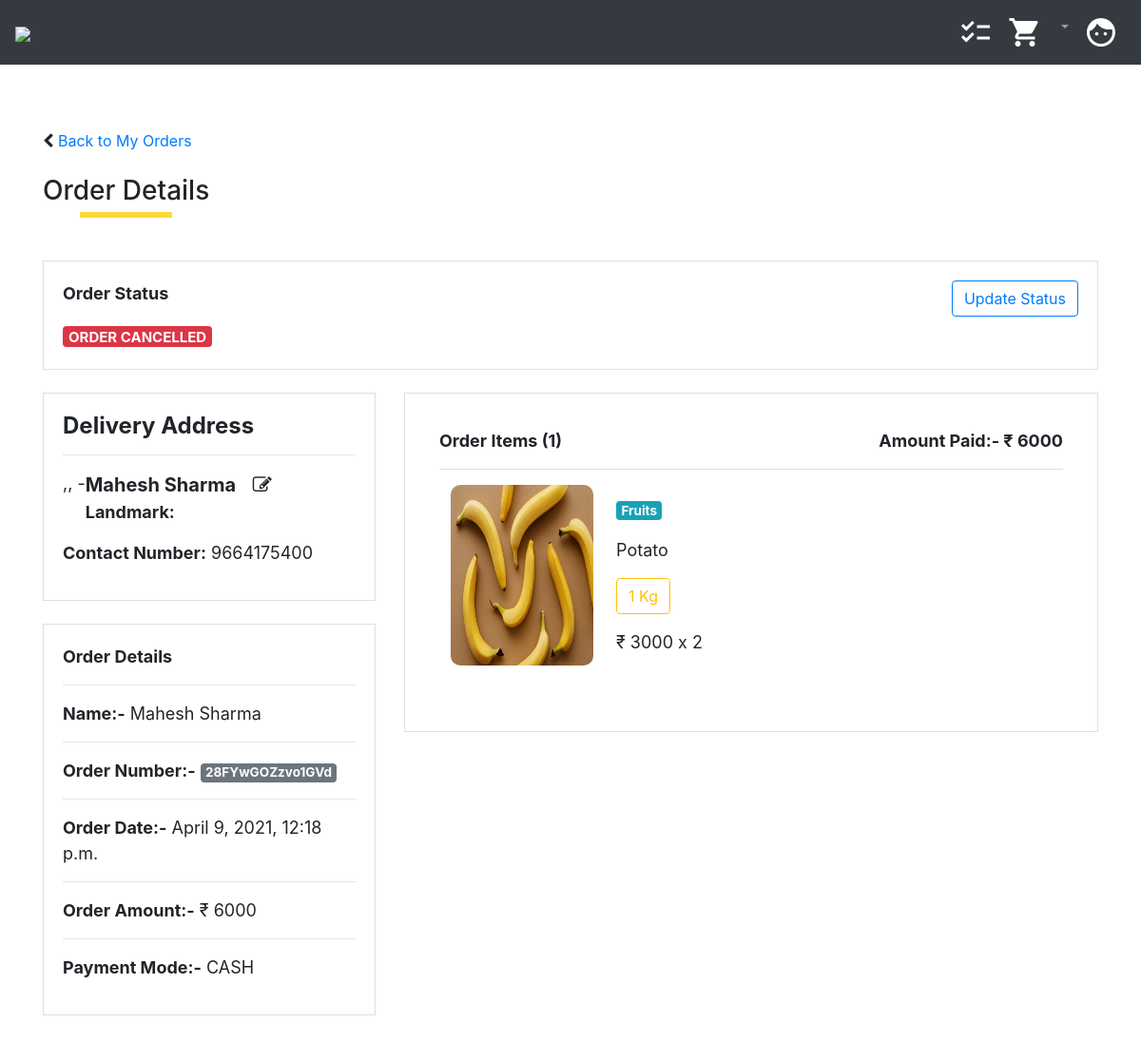
Screenshot of /order_detail/28FYwGOZzvo1GVd/ (signed in) with the database file from the repository.
### home/models.py (models this page shows, shortened)
class Order(models.Model):
    order_code = models.CharField(max_length=15)
    customer = models.ForeignKey(Customer, on_delete=models.CASCADE,null=True)
    address = models.ForeignKey(Address, on_delete=models.CASCADE,null=True)
    payment_type = models.CharField(max_length=20,null=True)
    total_price = models.IntegerField(null=True)
    order_date = models.DateTimeField(auto_now_add=True)
    order_delivered_date = models.DateTimeField(null=True)
    status = models.CharField(max_length=10)
    def getProductCount(self):
        cart_item = CartItem.objects.filter(order_id=self.id)
        if cart_item != None:
            return cart_item.count()
        else:
            return ""

class Customer(models.Model):
    user = models.ForeignKey(User, on_delete=models.CASCADE,null=True)
    phone_no = models.CharField(max_length=50)
    gender = models.CharField(max_length=8)
    date_of_birth = models.CharField(null=True,max_length=15)

class CartItem(models.Model):
    product = models.ForeignKey(Product, on_delete=models.CASCADE,null=True)
    customer = models.ForeignKey(Customer, on_delete=models.CASCADE,null=True)
    quantity = models.IntegerField(default=1)
    total_price = models.IntegerField(default=0)
    order_id = models.IntegerField(default=0)
    ordered = models.BooleanField(default=False)

class Product(models.Model):
    name = models.CharField(max_length=50)
    description = models.CharField(max_length=200, default='' , null=True , blank=True)
    price = models.IntegerField(default=0)
    quantity = models.IntegerField(default=1)
    category = models.ForeignKey(Category, on_delete=models.CASCADE, default=1)
    unit_measure = models.ForeignKey(UnitMeasure, on_delete=models.CASCADE,null=True)
    image = models.ImageField(upload_to='uploads/products/',blank=True)
    is_favourite = models.BooleanField(default=False)

class Category(models.Model):
    name = models.CharField(max_length=50,unique = True)
    description = models.CharField(max_length=200, default='' , null=True , blank=True)

class UnitMeasure(models.Model):
    unit = models.CharField(max_length=50)
    description = models.CharField(max_length=200, default='' , null=True , blank=True)

### home/views.py (the view)
# urls.py: path('order_detail/<str:order_code>/',views.order_detail, name='order_detail'),
def order_detail(request,order_code):
    order = Order.objects.get(order_code=order_code)
    cart_items = CartItem.objects.filter(order_id=order.id)
    customer = Customer.objects.filter(user_id=request.session.get('user_id')).last()
    address = Address.objects.filter(customer_id=request.session.get('customer_id'),is_active=True).last()
    context = {
        "order" : order,
        "cart_items" : cart_items,
        "customer" : customer,
        "address" : address,
    }
    return render(request, 'order_detail.html',context)

### templates/order_detail.html (shortened to what this page needs)
{% extends "base.html" %}
{% load static %}
{% block content %}
    <div class="container mt-3">
        <br><br>
        <i class="fa fa-chevron-left" aria-hidden="true"></i><a style="text-decoration:none;" href="/order_listing">  Back to My Orders</a><br><br>
        <h3 class="pseudo_border">Order Details</h3>
        <br><br>
        <br>
        <div class="row">
            <div class="col-sm-12">
                <div class="card box">
                    <blockquote class="blockquote mb-0 card-body">
                        <p><b>Order Status</b> <button style="float:right;" type="button" class="btn btn-outline-primary" data-toggle="modal" data-target="#exampleModal">Update Status</button></p>
                        {% if order.status == "CONFIRMED" %}
                            <span class="badge badge-primary">{{order.status}}</span>
                        {% elif order.status == "PROCESSING ORDER" %}
                            <span class="badge badge-secondary">{{order.status}}</span>
                        {% elif order.status == "QUALITY CHECK" %}
                            <span class="badge badge-warning">{{order.status}}</span>
                        {% elif order.status == "PRODUCT DISPATCHED" %}
                            <span class="badge badge-info">{{order.status}}</span>
                        {% elif order.status == "ORDER FAILED" %}
                            <span class="badge badge-danger">{{order.status}}</span>
                        {% elif order.status == "ORDER CANCELLED" %}
                            <span class="badge badge-danger">{{order.status}}</span>
                        {% endif %}
                    </blockquote>
                </div>
            </div>
        </div>
        <br>
        <div class="row">
            <div class="col-sm-4">
                <div class="card box">
                    <blockquote class="blockquote mb-0 card-body">
                        <h4><b>Delivery Address</b></h4>
                        <hr>
                        <div class="form-check form-check-inline">
                            <b>{{customer.user.first_name}} {{customer.user.last_name}}</b>
                        </div>
                        <div class="form-check form-check-inline" style="width:9%;">
                            <a href="/address_form" class="custom-link" style=""> <i style="font-size: 20px;" class="fa fa-pencil-square-o" aria-hidden="true"></i></a>
                        </div>
                        <p style="float:left;">{{address.state}},{{address.city}},{{address.country}} - {{address.pincode}} </p>
                        <p style="float:left;"><b>Landmark:</b> {{address.landmark}}</p>
                        <p style="float:left;"><b>Contact Number:</b> {{customer.phone_no}}</p>
                    </blockquote>
                </div>
                <br>
                <div class="card box">
                    <blockquote class="blockquote mb-0 card-body">
                        <p><b>Order Details</b></p>
                        <hr>
                        <p><b>Name:-</b> <span>{{customer.user.first_name}} {{customer.user.last_name}}</span></p>
                        <hr>
                        <p><b>Order Number:-</b> <span class="badge badge-secondary">{{order.order_code}}</span></p>
                        <hr>
                        <p><b>Order Date:-</b> <span>{{order.order_date}}</span></p>
                        <hr>
                        <p><b>Order Amount:-</b> <span>₹ {{order.total_price}}</span></p>
                        <hr>
                        <p><b>Payment Mode:-</b> <span>{{order.payment_type}}</span></p>
                    </blockquote>
                </div>
            </div>
            <div class="col-sm-8">
                <div class="card p-3 box" style="max-height: 650px;overflow: auto;">
                    <blockquote class="blockquote mb-0 card-body">
                        <p><b>Order Items ({{order.getProductCount}})</b><span style="float:right;"><b>Amount Paid:- ₹ {{order.total_price}}</b></span></p>
                        <table class="table" style="">
                        <tbody>
                            {% for cart_item in cart_items %}
                                <tr>
                                    <td style="vertical-align: inherit;">
                                        <a href="/product_detail/{{cart_item.product_id}}"><img style="border-radius:10px;" src="{{cart_item.product.image.url}}" width="150" height="190" /></a>
                                    </td>
                                    <td style="width:90%;">
                                        <p>
                                            <span class="badge badge-info">{{cart_item.product.category.name}}</span>
                                        </p>
                                        <p>Potato</p>
                                        <p><button title="Available In" type="button" class="btn btn-outline-warning">{{cart_item.product.quantity}} {{cart_item.product.unit_measure.unit}}</button></p>
                                        <p>₹ {{cart_item.product.price}} x {{cart_item.quantity}}</p>
                                    </td>
                                </tr>
                            {% endfor %}
                        </tbody>
                    </table>
                    </blockquote>
                </div>
            </div>
        </div>
    </div>
    <br><br><br>
{% endblock %}

### static/css/custom.css (style rules this page uses)
.pseudo_border { position:relative; display:inline-block; }
.pseudo_border:after { content:''; position:absolute; left:0;right:0; top:85%; margin: 10px auto; width:55%; height:6px; background:#FDD838; }
.custom-link { color: #212529; text-decoration: none; }

### rows the page displays
Order: status "ORDER CANCELLED", order_code "28FYwGOZzvo1GVd", order_date "April 9, 2021, 12:18 p.m.", total_price "6000", payment_type "CASH", getProductCount "1"
Customer: user.first_name "Mahesh", user.last_name "Sharma", phone_no "9664175400"
CartItem: product.image (picture), product.category.name "Fruits", product.quantity "1", product.unit_measure.unit "Kg", product.price "3000", quantity "2"
